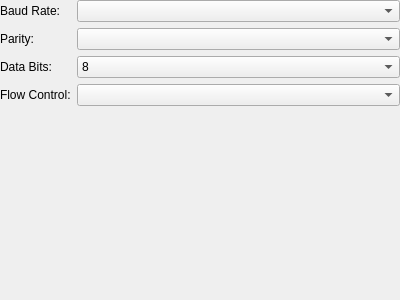
<?xml version="1.0" encoding="UTF-8"?>
<ui version="4.0">
 <class>ChooseSerial</class>
 <widget class="QWidget" name="ChooseSerial">
  <property name="geometry">
   <rect>
    <x>0</x>
    <y>0</y>
    <width>400</width>
    <height>300</height>
   </rect>
  </property>
  <property name="sizePolicy">
   <sizepolicy hsizetype="Ignored" vsizetype="Preferred">
    <horstretch>0</horstretch>
    <verstretch>0</verstretch>
   </sizepolicy>
  </property>
  <layout class="QFormLayout" name="formLayout">
   <property name="formAlignment">
    <set>Qt::AlignLeading|Qt::AlignLeft|Qt::AlignTop</set>
   </property>
   <property name="margin">
    <number>0</number>
   </property>
   <item row="0" column="0">
    <widget class="QLabel" name="label_2">
     <property name="text">
      <string comment="@label:listbox">Baud Rate:</string>
     </property>
     <property name="buddy">
      <cstring>baudRateCB</cstring>
     </property>
    </widget>
   </item>
   <item row="0" column="1">
    <widget class="QComboBox" name="baudRateCB"/>
   </item>
   <item row="1" column="0">
    <widget class="QLabel" name="label_3">
     <property name="text">
      <string comment="@label:listbox">Parity:</string>
     </property>
     <property name="buddy">
      <cstring>parityCB</cstring>
     </property>
    </widget>
   </item>
   <item row="1" column="1">
    <widget class="QComboBox" name="parityCB"/>
   </item>
   <item row="2" column="0">
    <widget class="QLabel" name="label_4">
     <property name="text">
      <string comment="@label:listbox">Data Bits:</string>
     </property>
     <property name="buddy">
      <cstring>bitsCB</cstring>
     </property>
    </widget>
   </item>
   <item row="2" column="1">
    <widget class="QComboBox" name="bitsCB">
     <item>
      <property name="text">
       <string notr="true">8</string>
      </property>
     </item>
     <item>
      <property name="text">
       <string notr="true">7</string>
      </property>
     </item>
    </widget>
   </item>
   <item row="3" column="0">
    <widget class="QLabel" name="label_5">
     <property name="text">
      <string comment="@label:listbox">Flow Control:</string>
     </property>
     <property name="buddy">
      <cstring>flowCB</cstring>
     </property>
    </widget>
   </item>
   <item row="3" column="1">
    <widget class="QComboBox" name="flowCB"/>
   </item>
  </layout>
 </widget>
 <resources/>
 <connections/>
</ui>
